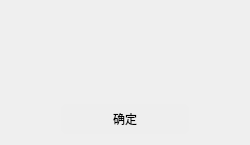
<?xml version="1.0" encoding="UTF-8"?>
<ui version="4.0">
 <class>Dialog</class>
 <widget class="QDialog" name="Dialog">
  <property name="windowModality">
   <enum>Qt::WindowModality::WindowModal</enum>
  </property>
  <property name="geometry">
   <rect>
    <x>0</x>
    <y>0</y>
    <width>250</width>
    <height>140</height>
   </rect>
  </property>
  <property name="windowTitle">
   <string>Dialog</string>
  </property>
  <layout class="QGridLayout" name="gridLayout">
   <item row="1" column="0">
    <layout class="QHBoxLayout" name="horizontalLayout">
     <item>
      <spacer name="horizontalSpacer_3">
       <property name="orientation">
        <enum>Qt::Orientation::Horizontal</enum>
       </property>
       <property name="sizeType">
        <enum>QSizePolicy::Policy::Fixed</enum>
       </property>
       <property name="sizeHint" stdset="0">
        <size>
         <width>50</width>
         <height>20</height>
        </size>
       </property>
      </spacer>
     </item>
     <item>
      <widget class="QPushButton" name="but_delete">
       <property name="sizePolicy">
        <sizepolicy hsizetype="Minimum" vsizetype="Fixed">
         <horstretch>0</horstretch>
         <verstretch>0</verstretch>
        </sizepolicy>
       </property>
       <property name="minimumSize">
        <size>
         <width>0</width>
         <height>30</height>
        </size>
       </property>
       <property name="cursor">
        <cursorShape>PointingHandCursor</cursorShape>
       </property>
       <property name="contextMenuPolicy">
        <enum>Qt::ContextMenuPolicy::NoContextMenu</enum>
       </property>
       <property name="styleSheet">
        <string notr="true">QPushButton {
    font: 13pt 'Microsoft YaHei UI';
    background-color: rgb(238, 238, 238);
    color: black;
    border:none;
    border-radius: 5px;
}
QPushButton:hover {
    background-color: rgb(225, 225, 225);
    color: black;
    border-radius: 5px;
}
QPushButton:pressed {
    background-color: rgb(206, 206, 206);
    color: black;
    border-radius: 5px;
}</string>
       </property>
       <property name="text">
        <string>确定</string>
       </property>
      </widget>
     </item>
     <item>
      <spacer name="horizontalSpacer_4">
       <property name="orientation">
        <enum>Qt::Orientation::Horizontal</enum>
       </property>
       <property name="sizeType">
        <enum>QSizePolicy::Policy::Fixed</enum>
       </property>
       <property name="sizeHint" stdset="0">
        <size>
         <width>50</width>
         <height>20</height>
        </size>
       </property>
      </spacer>
     </item>
    </layout>
   </item>
   <item row="0" column="0">
    <layout class="QHBoxLayout" name="horizontalLayout_2">
     <item>
      <spacer name="horizontalSpacer">
       <property name="orientation">
        <enum>Qt::Orientation::Horizontal</enum>
       </property>
       <property name="sizeHint" stdset="0">
        <size>
         <width>13</width>
         <height>87</height>
        </size>
       </property>
      </spacer>
     </item>
     <item>
      <widget class="AutoClearTextEdit" name="textEdit_notice">
       <property name="contextMenuPolicy">
        <enum>Qt::ContextMenuPolicy::NoContextMenu</enum>
       </property>
       <property name="styleSheet">
        <string notr="true">border:none;
font: 12pt &quot;Microsoft YaHei UI&quot;;
padding:5px;
background:transparent;</string>
       </property>
      </widget>
     </item>
     <item>
      <spacer name="horizontalSpacer_2">
       <property name="orientation">
        <enum>Qt::Orientation::Horizontal</enum>
       </property>
       <property name="sizeHint" stdset="0">
        <size>
         <width>13</width>
         <height>87</height>
        </size>
       </property>
      </spacer>
     </item>
    </layout>
   </item>
  </layout>
 </widget>
 <customwidgets>
  <customwidget>
   <class>AutoClearTextEdit</class>
   <extends>QTextEdit</extends>
   <header location="global">AutoClearTextEdit.h</header>
  </customwidget>
 </customwidgets>
 <resources/>
 <connections/>
</ui>
